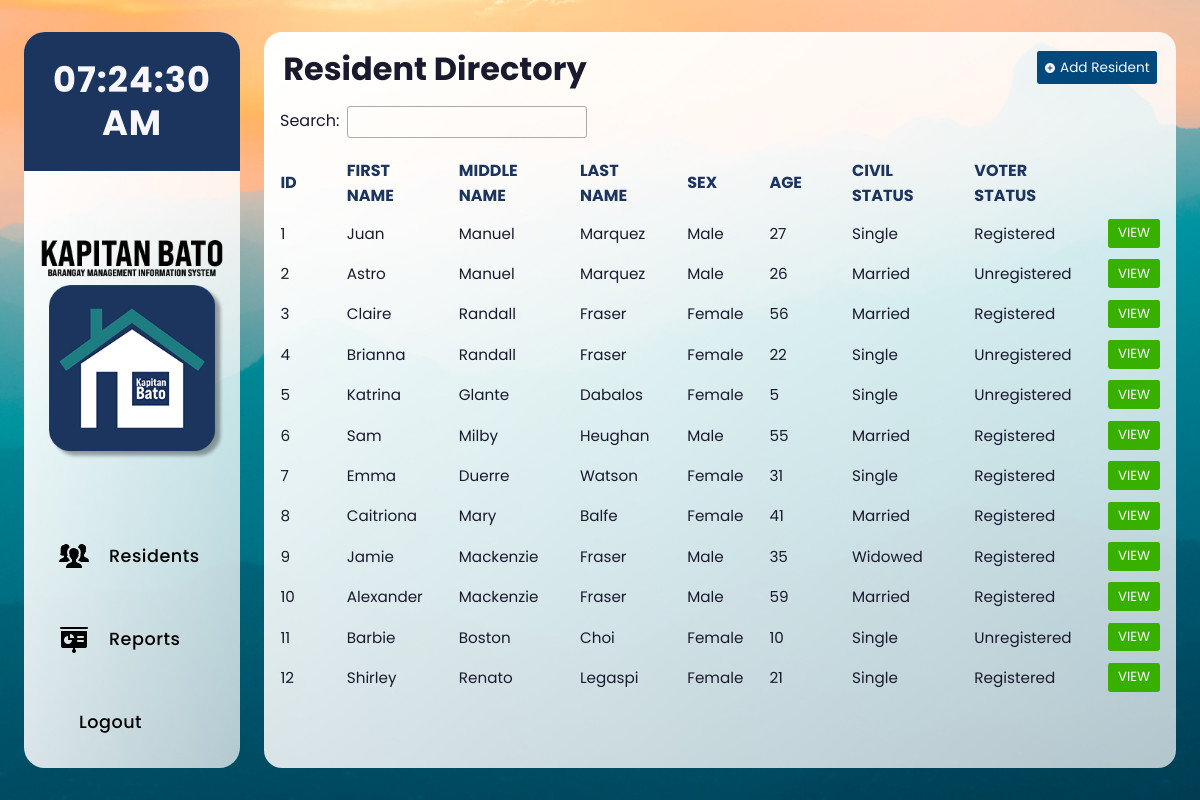
Page /n_residents/residents.php (signed in) on the committed database.
### tables this page shows
CREATE TABLE `residents` (
  `id` int(11) NOT NULL,
  `first_name` varchar(255) NOT NULL,
  `mid_name` varchar(255) NOT NULL,
  `last_name` varchar(255) NOT NULL,
  `suffix` varchar(255) NOT NULL,
  `sex` varchar(11) NOT NULL,
  `date_of_birth` date NOT NULL,
  `house_number` varchar(255) NOT NULL,
  `street` varchar(255) NOT NULL,
  `purok` varchar(255) NOT NULL,
  `occupation` varchar(255) NOT NULL,
  `citizenship` varchar(255) NOT NULL,
  `health_status` varchar(255) NOT NULL,
  `civil_status` varchar(255) NOT NULL,
  `voter_status` varchar(255) NOT NULL,
  `phone_number` varchar(255) NOT NULL,
  `tel_number` varchar(255) NOT NULL,
  `email` varchar(255) NOT NULL,
  `img_url` varchar(255) NOT NULL
);

### n_residents/residents.php (the view, shortened to what this page needs)
<!DOCTYPE html>
<html lang="en" dir="ltr">
<head>
    <link rel="stylesheet" href="../css/style.css" />
    <link rel="stylesheet" href="../css/jquery.dataTables.min.css" />
    <link rel="stylesheet" href="../css/modal.css" />
</head>
<body>
    <main>
        <?php include('../navbar.php'); ?>
        <div class="residents-section">
            <div class="directory">
                <div class="header">
                    <h1>Resident Directory</h1>
                    <a href="new-resident.php">
                        <button class="add-resident-btn">
                            <svg fill="#f7f6fb" xmlns="http://www.w3.org/2000/svg" viewBox="0 0 24 24" width="12px" height="12px">
                                <path d="M12,2C6.477,2,2,6.477,2,12s4.477,10,10,10s10-4.477,10-10S17.523,2,12,2z M17,13h-4v4h-2v-4H7v-2h4V7h2v4h4V13z" />
                            </svg>
                            Add Resident
                        </button>
                    </a>
                </div>
                <div class="content">
                    <table id="example" class="table table-striped table-bordered">
                        <thead>
                            <tr>
                                <th>ID</th>
                                <th>FIRST NAME</th>
                                <th>MIDDLE NAME</th>
                                <th>LAST NAME</th>
                                <th>SEX</th>
                                <th>AGE</th>
                                <th>CIVIL STATUS</th>
                                <th>VOTER STATUS</th>
                            </tr>
                        </thead>
                        <?php
                        $squery =  mysqli_query($conn, "select * from residents");
                        while ($row = mysqli_fetch_array($squery)) {
                        ?>
                            <tr>
                                <td><?php echo $row['id'] ?></td>
                                <td><?php echo $row['first_name'] ?></td>
                                <td><?php echo $row['mid_name'] ?></td>
                                <td><?php echo $row['last_name'] ?></td>
                                <td><?php echo $row['sex'] ?></td>
                                <?php
                                $userDob = $row['date_of_birth'];
                                $dob = new DateTime($userDob);
                                $now = new DateTime();
                                $difference = $now->diff($dob);
                                $age = $difference->y;
                                ?>
                                <td><?php echo $age ?></td>
                                <td><?php echo $row['civil_status'] ?></td>
                                <td><?php echo $row['voter_status'] ?></td>
                                <td><a href="view-resident.php?id=<?php echo $row['id'] ?>">
                                        <button class="view">VIEW</button></a>
                                </td>
                            </tr>
                        <?php
                        }
                        ?>
                    </table>
                </div>
            </div>
        </div>
    </main>
</body>
</html>

### navbar.php (shortened to what this page needs)
<nav>
    <?php include('../nav-time-date.php'); ?>
    <div class="dashboard-logo">
        <img src="../img/kbnav-logo.png" alt="" />
    </div>
    <div class="links">
        <a href="../n_residents/residents.php" class="link">
            <img src="../img/icons/residents-60.png" alt="" />
            <h3>Residents</h3>
        </a>
        <a href="../n_reports/reports.php" class="link">
            <img src="../img/icons/reports-60.png" alt="" />
            <h3>Reports</h3>
        </a>
        <a href="../logout.php" class="link">
             <h3>Logout</h3>
        </a>
    </div>
</nav>

### nav-time-date.php (shortened to what this page needs)
<div class="time-date">
	<div id="nav-time" class="nav-item">
	</div>
</div>

### css/style.css (style rules this page uses)
* { margin: 0; padding: 0; overflow: hidden; box-sizing: border-box; font-family: "Poppins", sans-serif; height: auto; width: auto; color: var(--black-color); }
h1 { font-weight: 700; }
button, input[type="button"] { transition: ease 0.25s; }
button { border-radius: 0.15rem; }
:root { --primary-color: #1c355e; --white-color: #f7f6fb; --black-color: #1a1a2e; --red-color: #d41e21; --green-color: #38b000; --blue-color: #01497c; }
main { height: 100vh; width: 100%; background: url("../img/kb-bg.jpg") fixed center; background-size: cover; display: flex; align-items: center; justify-content: space-evenly; }
nav { height: 92%; width: 18%; display: flex; flex-direction: column; align-items: center; background: linear-gradient( to right bottom, rgba(255, 255, 255, 1), rgba(255, 255, 255, 0.7) ); border-radius: 1.3rem; }
.time-date { flex: auto; width: 100%; height: 5%; display: flex; flex-direction: column; justify-content: center; align-items: center; background: var(--primary-color); padding: 20px 0; margin-bottom: 15px; text-align: center; }
#nav-time { color: var(--white-color); font-weight: 700; font-size: 2.2rem; line-height: 2.7rem; letter-spacing: 1px; }
.dashboard-logo { flex: auto; width: 85%; display: flex; justify-content: center; align-items: center; }
.links { display: flex; flex: auto; width: 100%; flex-direction: column; justify-content: center; margin: 5px; }
.link { width: 100%; flex: auto; display: flex; align-items: center; text-align: center; padding: 5px 0 5px 35px; margin: 5px 0; position: relative; text-decoration: none; transition: 0.3s ease; }
.link h3 { text-decoration: none; color: black; font-size: 1.1rem; font-weight: 500; letter-spacing: 0.5px; display: flex; justify-content: center; align-items: center; }
.link img { height: 30px; margin-right: 20px; }
.residents-section { height: 92%; width: 76%; display: flex; flex-direction: column; justify-content: space-between; position: relative; }
.directory { width: 100%; height: 100%; background: linear-gradient( to right bottom, rgba(255, 255, 255, 1), rgba(255, 255, 255, 0.7) ); border-radius: 18px; position: relative; }
.add-resident-btn { width: 7.5rem; background-color: var(--blue-color); border: none; cursor: pointer; position: absolute; top: 1.2rem; right: 1.2rem; padding: 0.4rem; color: var(--white-color); font-size: 0.85rem; display: flex; justify-content: center; align-items: center; }
.add-resident-btn svg { margin-right: 0.25rem; }
table { margin: 0.9rem; text-align: left; }
th { color: var(--primary-color); padding: 0.25rem 1.5rem 0.25rem 0; text-align: left; font-size: 1rem; }
td { color: var(--black-color); padding: 0.3rem 0; font-size: 0.95rem; }
th, td { width: auto; border-right: 1.5rem solid transparent; }
th:last-child, td:last-child { border-right: none; }
table button { color: var(--white-color); width: 3.2rem; height: 1.8rem; border: none; cursor: pointer; }
.view { background: var(--green-color); }
.header { width: auto; height: 10%; display: flex; justify-content: space-between; align-items: center; padding: 1.2rem; }
.content { width: 100%; height: 90%; display: flex; justify-content: center; position: relative; }

### css/modal.css (style rules this page uses)
*, *:before, *:after { box-sizing: border-box; }
body { height: 100vh; background: #ccc; overflow: hidden; }

### rows in the picture
residents: id "1", first_name "Juan", mid_name "Manuel", last_name "Marquez", sex "Male", date_of_birth "27", civil_status "Single", voter_status "Registered"
residents: id "2", first_name "Astro", mid_name "Manuel", last_name "Marquez", sex "Male", date_of_birth "26", civil_status "Married", voter_status "Unregistered"
residents: id "3", first_name "Claire", mid_name "Randall", last_name "Fraser", sex "Female", date_of_birth "56", civil_status "Married", voter_status "Registered"
residents: id "4", first_name "Brianna", mid_name "Randall", last_name "Fraser", sex "Female", date_of_birth "22", civil_status "Single", voter_status "Unregistered"
residents: id "5", first_name "Katrina", mid_name "Glante", last_name "Dabalos", sex "Female", date_of_birth "5", civil_status "Single", voter_status "Unregistered"
residents: id "6", first_name "Sam", mid_name "Milby", last_name "Heughan", sex "Male", date_of_birth "55", civil_status "Married", voter_status "Registered"
residents: id "7", first_name "Emma", mid_name "Duerre", last_name "Watson", sex "Female", date_of_birth "31", civil_status "Single", voter_status "Registered"
residents: id "8", first_name "Caitriona", mid_name "Mary", last_name "Balfe", sex "Female", date_of_birth "41", civil_status "Married", voter_status "Registered"
residents: id "9", first_name "Jamie", mid_name "Mackenzie", last_name "Fraser", sex "Male", date_of_birth "35", civil_status "Widowed", voter_status "Registered"
residents: id "10", first_name "Alexander", mid_name "Mackenzie", last_name "Fraser", sex "Male", date_of_birth "59", civil_status "Married", voter_status "Registered"
residents: id "11", first_name "Barbie", mid_name "Boston", last_name "Choi", sex "Female", date_of_birth "10", civil_status "Single", voter_status "Unregistered"
residents: id "12", first_name "Shirley", mid_name "Renato", last_name "Legaspi", sex "Female", date_of_birth "21", civil_status "Single", voter_status "Registered"
